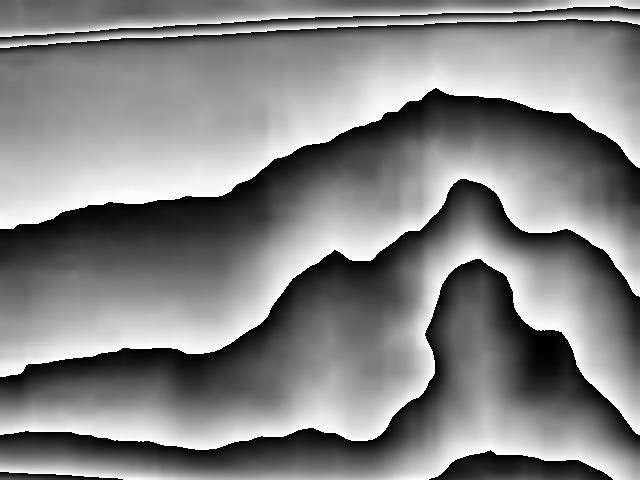
#> input picture uploads/_flir_tmp_2e6c3bdedf99402231a7003acfdf21fd.jpg, 640 x 480 px
$ python flir_decode.py uploads/_flir_tmp_2e6c3bdedf99402231a7003acfdf21fd.jpg
#> lines starting #> are read from the running program, lines starting #| are printed output that depends on the picture; long printed decimals are rounded
# -*- coding: utf-8 -*-
"""
FLIR R-JPEG 디코더.
APP1 segments에서 FFF 데이터를 재구성 → raw thermal PNG/TIFF 추출 →
Planck constants로 픽셀별 온도 변환.
"""
import struct
import math
import io
from typing import Optional, Dict, Tuple
from PIL import Image


def _read_flir_app1_segments(data: bytes) -> bytes:
    """모든 FLIR APP1 segments를 sequence 순으로 합쳐 FFF 데이터 반환."""
    pos = 0
    payloads = []
    while True:
        p = data.find(b'\xFF\xE1', pos)
        if p < 0:
            break
        seg_len = struct.unpack('>H', data[p+2:p+4])[0]
        header = data[p+4:p+12]
        if header.startswith(b'FLIR\x00'):
            seq = data[p+10]
            payload = data[p+12:p+2+seg_len]
            payloads.append((seq, payload))
        pos = p + 2 + seg_len
    payloads.sort(key=lambda x: x[0])
    return b''.join(p[1] for p in payloads)


def _parse_chunks(fff: bytes) -> Dict[int, Tuple[int, int]]:
    """FFF dir entries 파싱 → {type: (offset, length)}."""
    if not fff.startswith(b'FFF\x00'):
        return {}
    dir_off = struct.unpack('>I', fff[0x18:0x1C])[0]
    dir_cnt = struct.unpack('>I', fff[0x1C:0x20])[0]
    chunks = {}
    for i in range(dir_cnt):
        e = fff[dir_off + i*32 : dir_off + (i+1)*32]
        if len(e) < 20:
            break
        type_, sub, ver, idx, off, length = struct.unpack('>HHIIII', e[:20])
        if length > 0:
            chunks[type_] = (off, length)
    return chunks


def _read_calibration(cal: bytes) -> dict:
    """Type 0x0020 청크에서 Planck constants + 환경 파라미터 추출.
    PlanckO는 ExifTool 표준 위치 0x308 (int32 LE)에서 읽음."""
    def f(off):
        return struct.unpack('<f', cal[off:off+4])[0] if off+4 <= len(cal) else None
    def i(off):
        return struct.unpack('<i', cal[off:off+4])[0] if off+4 <= len(cal) else None

    # PlanckO 표준 위치 (ExifTool FlirRecord 0x40 BasicData의 0x308)
    planck_o = i(0x308)
    # 합리적 범위 체크: PlanckO는 보통 -10000 ~ 0 사이 정수
    if planck_o is None or planck_o < -20000 or planck_o > 5000:
        planck_o = 0

    return {
        'Emissivity': f(0x20),
        'ObjectDistance': f(0x24),
        'ReflectedTemp': f(0x28),       # in K
        'AtmosphericTemp': f(0x30),     # in K
        'PlanckR1': f(0x58),
        'PlanckB': f(0x5C),
        'PlanckF': f(0x60),
        'PlanckO': planck_o,            # 0x308 (int32) — 표준 위치
        'PlanckR2': f(0x74),
    }


def _read_raw_thermal(raw_chunk: bytes):
    """RawData 청크에서 thermal 이미지 디코딩.
    Returns: numpy.ndarray (uint16, byteswapped if needed) of shape (H, W)
    """
    import numpy as np
    png_start = raw_chunk.find(b'\x89PNG')
    tif_start = raw_chunk.find(b'II*\x00')
    img = None
    if png_start >= 0:
        img = Image.open(io.BytesIO(raw_chunk[png_start:]))
    elif tif_start >= 0:
        img = Image.open(io.BytesIO(raw_chunk[tif_start:]))
    if img is None:
        return None
    arr = np.array(img)
    # FLIR raw PNG는 big-endian으로 인코딩되어 있어 byteswap 필요
    # (heuristic: 평균이 30000~60000이면 byteswap, 그 외 그대로)
    if arr.dtype == np.uint16 and arr.mean() > 25000:
        arr = arr.byteswap()
    return arr


def _raw_to_temp_celsius(raw_val: float, cal: dict) -> float:
    """Planck 공식으로 raw pixel value → temperature (°C)."""
    R1 = cal['PlanckR1']
    R2 = cal['PlanckR2']
    B = cal['PlanckB']
    F = cal['PlanckF']
    O = cal.get('PlanckO', 0) or 0

    # 표준 FLIR Planck 공식:
    # T(K) = B / log(R1 / (R2 * (raw + O)) + F)
    try:
        denom = R2 * (raw_val + O)
        if denom <= 0:
            return float('nan')
        ratio = R1 / denom + F
        if ratio <= 0:
            return float('nan')
        T_K = B / math.log(ratio)
        return T_K - 273.15
    except Exception:
        return float('nan')


def decode_flir(jpeg_path: str) -> Optional[dict]:
    """
    R-JPEG 파일 분석 → 디코딩 결과 반환.

    Returns: {
        'success': bool,
        'width': int, 'height': int,
        'calibration': {Planck constants...},
        'raw_image': PIL.Image (mode='I;16' or 'I' grayscale),
        'temp_min': float, 'temp_max': float, 'temp_mean': float,
    } or None
    """
    with open(jpeg_path, 'rb') as f:
        data = f.read()

    fff = _read_flir_app1_segments(data)
    if not fff or len(fff) < 64:
        return None

    chunks = _parse_chunks(fff)

    # Calibration
    cal_off_len = chunks.get(0x0020)
    if not cal_off_len:
        return None
    cal_data = fff[cal_off_len[0] : cal_off_len[0] + cal_off_len[1]]
    cal = _read_calibration(cal_data)

    # RawData
    raw_off_len = chunks.get(0x0001)
    if not raw_off_len:
        return None
    raw_chunk = fff[raw_off_len[0] : raw_off_len[0] + raw_off_len[1]]
    raw_arr = _read_raw_thermal(raw_chunk)
#> in _read_raw_thermal, img is the input picture: PIL image 640x480 I;16; min 57, max 65341, mean 34017.2
#> in _read_raw_thermal, `arr = arr.byteswap()`:
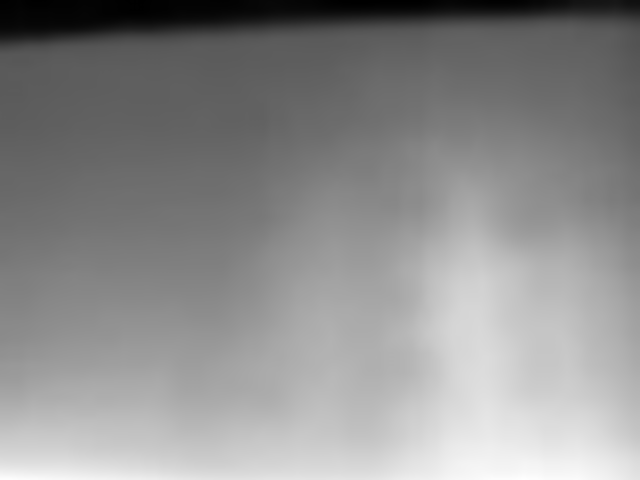
#> arr: shape (480, 640) uint16; min 14421, max 15965, mean 15275.8; drawn with min black and max white
    if raw_arr is None:
        return None

    h, w = raw_arr.shape
#> h = 480; w = 640

    # PlanckO 합리성 검증 — 적용 결과가 -40~+150°C 안이어야 정상
    try:
        import numpy as _np
        flat = raw_arr.flatten()
        # 샘플 100개로 빠르게 검증
        sample = flat[::max(1, len(flat)//100)]
#> sample = 100 values, max 15885 at index 96, min 14432 at index 0, mean 15246.5
        temps_with_O = [_raw_to_temp_celsius(int(p), cal) for p in sample]
#> temps_with_O = 100 values, max 34.37 at index 96, min 26.91 at index 0, mean 31.14
        valid_with_O = [t for t in temps_with_O if t is not None and not math.isnan(t)]
#> valid_with_O has the same summary as temps_with_O
        mean_with_O = sum(valid_with_O)/len(valid_with_O) if valid_with_O else None
#> mean_with_O = 31.14
        # 합리적 범위 밖이면 PlanckO=0으로 fallback
        if mean_with_O is None or mean_with_O < -30 or mean_with_O > 150:
            cal_bak = dict(cal); cal_bak['PlanckO'] = 0
            temps_O0 = [_raw_to_temp_celsius(int(p), cal_bak) for p in sample]
            valid_O0 = [t for t in temps_O0 if t is not None and not math.isnan(t)]
            mean_O0 = sum(valid_O0)/len(valid_O0) if valid_O0 else None
            # 0으로도 결과가 합리적이면 0 사용
            if mean_O0 is not None and -30 < mean_O0 < 150:
                print(f"[INFO] PlanckO={cal['PlanckO']} 비합리적 결과({mean_with_O:.1f}°C) → 0으로 fallback")
                cal['PlanckO'] = 0
    except Exception as _verr:
        print(f"[WARN] PlanckO 검증 실패: {_verr}")

    # 전체 픽셀 통계 (sampling)
    flat = raw_arr.flatten()
    sample = flat[::max(1, len(flat)//1000)]
#> sample = 1001 values, max 15941 at index 994, min 14429 at index 15, mean 15275.5
    temps = [_raw_to_temp_celsius(int(p), cal) for p in sample]
#> temps = 1001 values, max 34.64 at index 994, min 26.89 at index 15, mean 31.29
    temps = [t for t in temps if not math.isnan(t)]

    return {
        'success': True,
        'width': int(w),
        'height': int(h),
        'calibration': cal,
        'raw_array': raw_arr,
        'temp_min': float(min(temps)) if temps else None,
        'temp_max': float(max(temps)) if temps else None,
        'temp_mean': float(sum(temps)/len(temps)) if temps else None,
    }


def get_temp_at_pixel(decoded: dict, x: int, y: int) -> Optional[float]:
    """디코딩된 R-JPEG 결과의 raw 이미지에서 (x, y) 좌표의 온도 (°C)."""
    arr = decoded['raw_array']
    h, w = arr.shape
    if not (0 <= x < w and 0 <= y < h):
        return None
    raw_val = int(arr[y, x])
    t = _raw_to_temp_celsius(raw_val, decoded['calibration'])
    return None if math.isnan(t) else round(t, 1)


def get_temp_in_box(decoded: dict, x1: int, y1: int, x2: int, y2: int) -> dict:
    """박스 영역의 max/min/avg 온도 (°C) + max/min 위치 좌표."""
    arr = decoded['raw_array']
    h, w = arr.shape
    x1, x2 = max(0, min(x1, x2)), min(w, max(x1, x2))
    y1, y2 = max(0, min(y1, y2)), min(h, max(y1, y2))

    region = arr[y1:y2, x1:x2]
    if region.size == 0:
        return {'max': None, 'min': None, 'avg': None,
                'max_x': None, 'max_y': None, 'min_x': None, 'min_y': None}

    # 픽셀별 온도 계산 (numpy 2D)
    import numpy as np
    flat = region.flatten()
    temps = np.array([_raw_to_temp_celsius(int(p), decoded['calibration']) for p in flat])
    # NaN 제거 후 통계
    valid_mask = ~np.isnan(temps)
    if not valid_mask.any():
        return {'max': None, 'min': None, 'avg': None,
                'max_x': None, 'max_y': None, 'min_x': None, 'min_y': None}

    temps_2d = temps.reshape(region.shape)
    # max/min 위치 (region 내 인덱스 → 전체 좌표 변환)
    max_idx = np.nanargmax(temps_2d)
    min_idx = np.nanargmin(temps_2d)
    max_y_rel, max_x_rel = np.unravel_index(max_idx, temps_2d.shape)
    min_y_rel, min_x_rel = np.unravel_index(min_idx, temps_2d.shape)

    valid_temps = temps[valid_mask]
    return {
        'max': round(float(valid_temps.max()), 1),
        'min': round(float(valid_temps.min()), 1),
        'avg': round(float(valid_temps.mean()), 1),
        'max_x': int(x1 + max_x_rel),
        'max_y': int(y1 + max_y_rel),
        'min_x': int(x1 + min_x_rel),
        'min_y': int(y1 + min_y_rel),
    }


# [51 lines left out: function extract_embedded_visible, not called in this run]


if __name__ == '__main__':
    import sys
    path = sys.argv[1] if len(sys.argv) > 1 else \
        "/sessions/funny-confident-archimedes/mnt/KCC보고서/열화상 및 사진/조달청/FLIR0297.jpg"

    print(f"--- {path} ---")
    result = decode_flir(path)
#> result = 8 items
    if not result:
        print("디코딩 실패")
        sys.exit(1)

    print(f"Raw thermal: {result['width']} x {result['height']}")
#| Raw thermal: 640 x 480
    print(f"Calibration: {result['calibration']}")
#| Calibration: {'Emissivity': 0.95, 'ObjectDistance': 1.0, 'ReflectedTemp': 295.150, 'AtmosphericTemp': 298.150, 'PlanckR1': 17488.051, 'PlanckB': 1435.0, 'PlanckF': 1.0, 'PlanckO': -2727, 'PlanckR2': 0.01262}
    print(f"Temperature range: {result['temp_min']:.1f}°C ~ {result['temp_max']:.1f}°C (avg {result['temp_mean']:.1f}°C)")
#| Temperature range: 26.9°C ~ 34.6°C (avg 31.3°C)

    # 가운데 픽셀 온도
    cx, cy = result['width']//2, result['height']//2
#> cx = 320; cy = 240
    t_center = get_temp_at_pixel(result, cx, cy)
#> in get_temp_at_pixel, `raw_val = int(arr[y, x])`: raw_val = 15322
#> in get_temp_at_pixel, `t = _raw_to_temp_celsius(raw_val, decoded['calibration'])`: t = 31.54
#> t_center = 31.5
    print(f"Center ({cx},{cy}) temp: {t_center:.1f}°C")
#| Center (320,240) temp: 31.5°C

    # 9개 sample point
    print("\n9-point grid sample:")
    for dy in [0.25, 0.5, 0.75]:
        row = []
        for dx in [0.25, 0.5, 0.75]:
            x = int(result['width'] * dx)
            y = int(result['height'] * dy)
            t = get_temp_at_pixel(result, x, y)
            row.append(f"{t:5.1f}°C")
        print("  " + "  ".join(row))
#> this loop made 3 passes

    # 박스 (중앙 1/3)
    bx = result['width'] // 3
#> bx = 213
    by = result['height'] // 3
#> by = 160
    box = get_temp_in_box(result, bx, by, 2*bx, 2*by)
#> in get_temp_in_box, `x1, x2 = max(0, min(x1, x2)), min(w, max(x1, x2))`: x1 = 213; x2 = 426
#> in get_temp_in_box, `y1, y2 = max(0, min(y1, y2)), min(h, max(y1, y2))`: y1 = 160; y2 = 320
#> in get_temp_in_box, `region = arr[y1:y2, x1:x2]`:
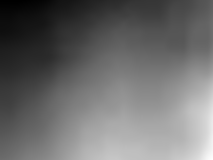
#> region: shape (160, 213) uint16; min 15065, max 15587, mean 15286.6; drawn with min black and max white
#> in get_temp_in_box, `max_idx = np.nanargmax(temps_2d)`: max_idx = 34079
#> in get_temp_in_box, `min_idx = np.nanargmin(temps_2d)`: min_idx = 0
#> in get_temp_in_box, `max_y_rel, max_x_rel = np.unravel_index(max_idx, temps_2d.shape)`: max_y_rel = 159; max_x_rel = 212
#> in get_temp_in_box, `min_y_rel, min_x_rel = np.unravel_index(min_idx, temps_2d.shape)`: min_y_rel = 0
#> box = {'max': 32.9, 'min': 30.2, 'avg': 31.4, 'max_x': 425, 'max_y': 319, 'min_x': 213, 'min_y': 160}
    print(f"\nBox center 1/3: max={box['max']}°C, min={box['min']}°C, avg={box['avg']}°C")
#| Box center 1/3: max=32.9°C, min=30.2°C, avg=31.4°C
